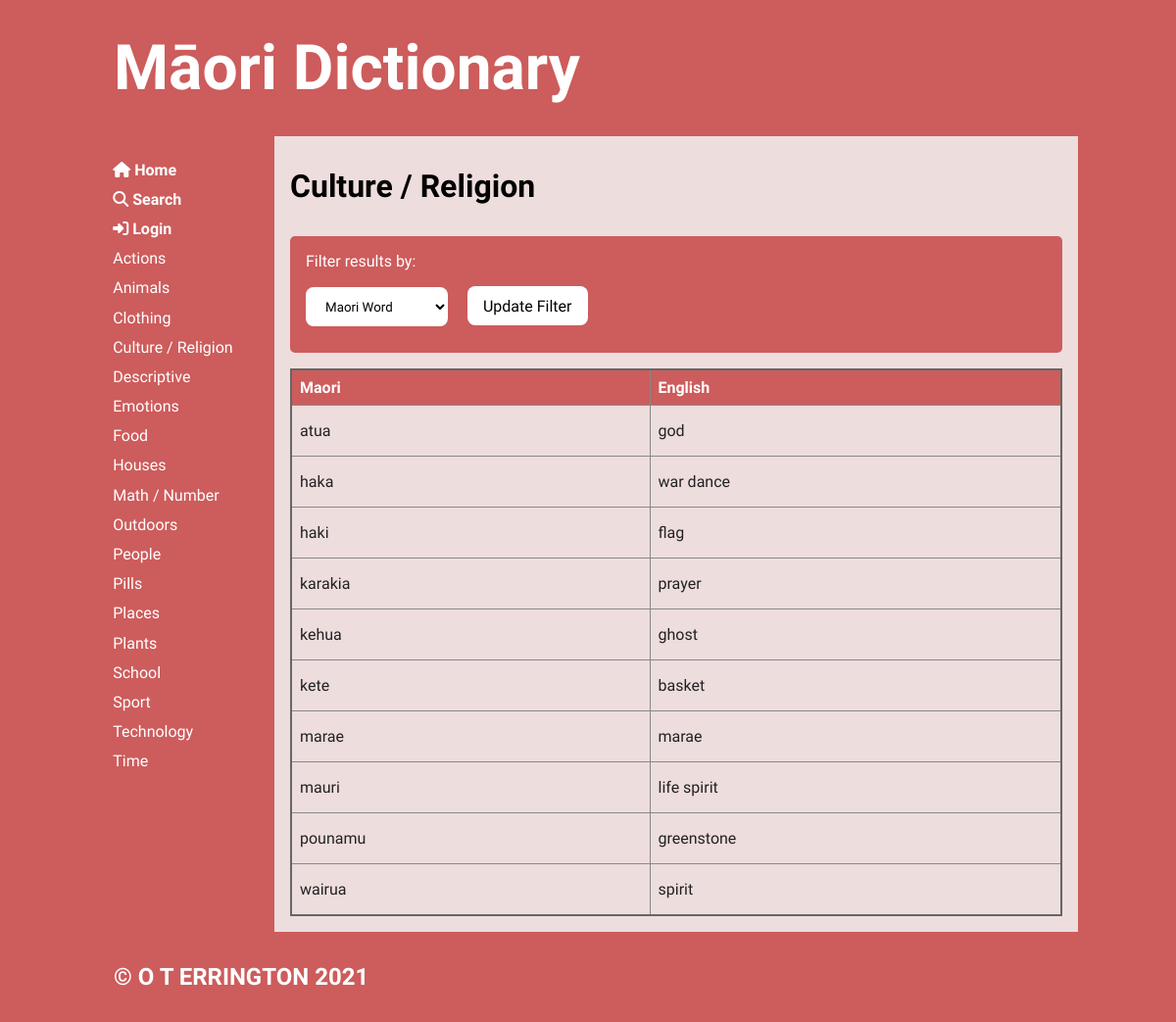
The page /category/4 on the database as committed earlier.
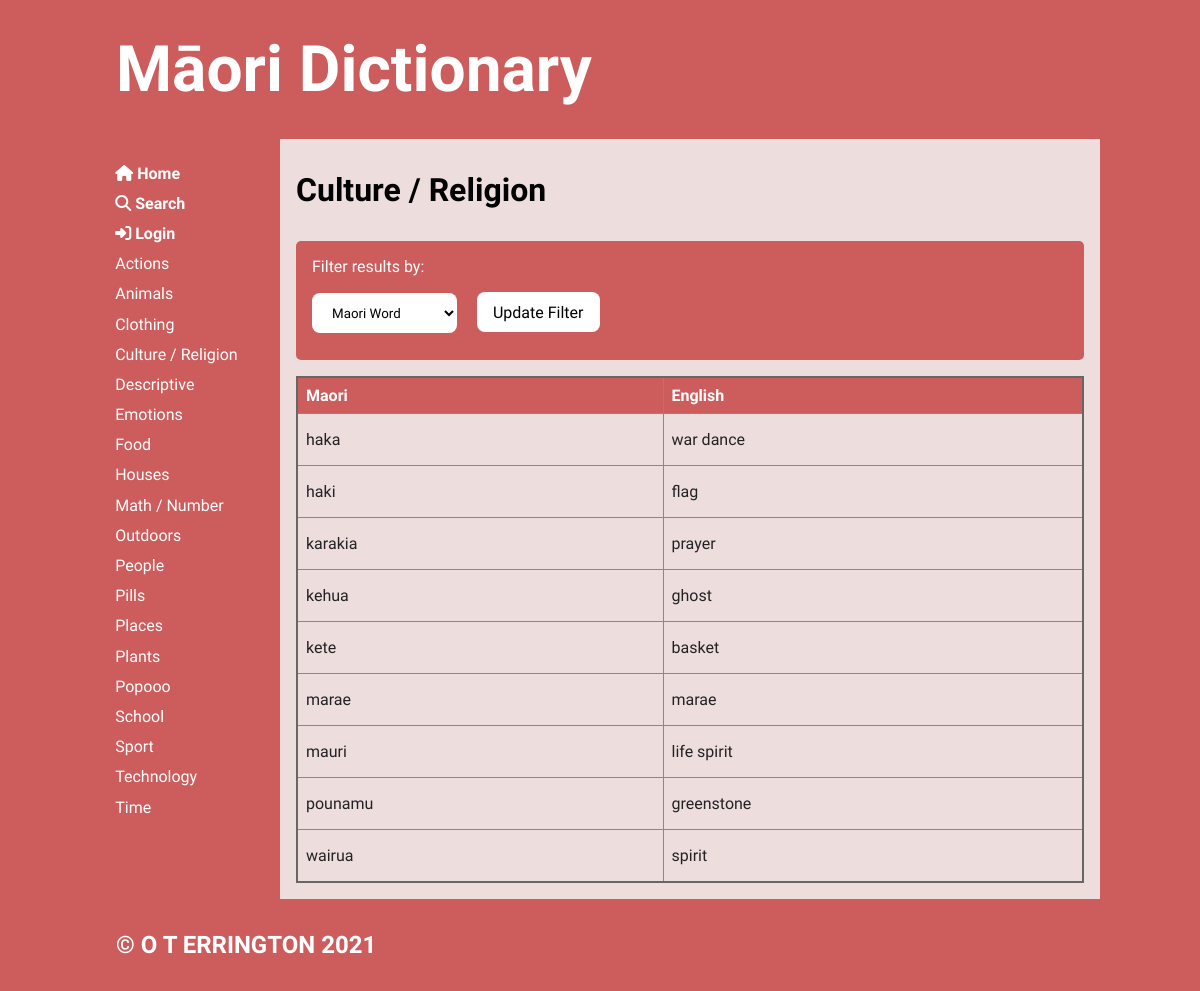
The same page on the database as committed later.
### tables this page shows
CREATE TABLE "categories"
(
	cat_id integer
		constraint Category_pk
			primary key autoincrement,
	category varchar(20)
);

CREATE TABLE "words"
(
	word_id integer
		constraint words_pk
			primary key autoincrement,
	maori varchar(20),
	english varchar(20),
	cat_id integer,
	definition varchar(100),
	word_level integer,
	user_id integer,
	image varchar(50),
	date_added varchar(10)
);

### app.py (the view)
@app.route('/category/<cat_id>', methods=["GET", "POST"])
def render_category(cat_id):
    search_filter = 'maori_filter'  # set default filter as maori filter
    if request.method == "POST":
        search_filter = request.form['search_filter']
    con = create_connection(DB_NAME)  # connect to db
    if search_filter == 'english_filter':
        query = """SELECT word_id, maori, english, cat_id, definition, word_level, user_id, image, date_added
                    FROM words WHERE cat_id=? ORDER BY english, maori ASC"""
    elif search_filter == 'word_level_filter':
        query = """SELECT word_id, maori, english, cat_id, definition, word_level, user_id, image, date_added
                    FROM words WHERE cat_id=? ORDER BY word_level, maori ASC"""
    elif search_filter == 'recent_filter':
        query = """SELECT word_id, maori, english, cat_id, definition, word_level, user_id, image, date_added
                    FROM words WHERE cat_id=? ORDER BY word_id DESC"""
    else:
        query = """SELECT word_id, maori, english, cat_id, definition, word_level, user_id, image, date_added
                    FROM words WHERE cat_id=? ORDER BY maori, english ASC"""
    cur = con.cursor()
    cur.execute(query, (cat_id,))  # execute query
    word_list = cur.fetchall()  # puts results into list
    query = """SELECT cat_id, category
            FROM categories WHERE cat_id=?"""
    cur = con.cursor()
    cur.execute(query, (cat_id,))  # execute query
    cat_name_list = cur.fetchall()  # puts results into list
    if len(cat_name_list) == 0:
        flash('Unknown Category')
        return redirect('/')
    con.close()
    return render_template('category.html', words=word_list, categories=get_categories(),
                           cat_name_list=cat_name_list, logged_in=is_logged_in(), search_filter=search_filter)

### app.py (called while the page is built)
def create_connection(db_file):
    try:
        connection = sqlite3.connect(db_file)
        return connection
    except Error as e:  # unless there's an error
        print(e)
    return None

def get_categories():
    con = create_connection(DB_NAME)
    query = """SELECT cat_id, category
            FROM categories
            ORDER BY category ASC"""
    cur = con.cursor()
    cur.execute(query)
    category_list = cur.fetchall()
    con.close()
    return category_list

def is_logged_in():
    if session.get("email") is None:
        print("not logged in")
        return False
    else:  # if email isn't empty then user must be logged in
        print("logged in")
        return True

### templates/category.html (shortened to what this page needs)
{% extends 'base.html' %}
{% block main %}
    <h2>{{ cat_name_list[0][1] }}</h2>
    {% if words|length == 0 %}
        <p class="error">No words in {{ cat_name_list[0][1] }} category</p>
    {% else %}
        <form method="post" class="filter">
            <div>
                <div><label for="search_filter">Filter results by:</label></div>
                <select name="search_filter" id="search_filter">
                    <option id="maori_filter" value="maori_filter">Maori Word</option>
                </select>
            <button type="submit">Update Filter</button>
            </div>
        </form>
        <table>
            <tr>
                <th>Maori</th>
                <th>English</th>
            </tr>
            {%  for word in words %}
                <tr id="category-highlight">
                    <td><a href="/word/{{ word[0] }}"><p>{{ word[1] }}</p></a></td>
                    <td><a href="/word/{{ word[0] }}"><p>{{ word[2] }}</p></a></td>
                </tr>
            {%  endfor %}
        </table>
    {% endif %}
{% endblock %}

### templates/base.html (shortened to what this page needs)
<!doctype html>
<html lang="en">
<head>
	<link href="{{ url_for('static', filename='css/style.css') }}" rel="stylesheet">
</head>
<body>
	<div id="container">
		<header>
			<a href="/"><h1>Māori Dictionary</h1></a>
		</header>
		<nav>
			<ul>
                <li>
                    <a href="/">
                        <i class="fas fa-home"></i><b> Home</b><br>
                    </a>
                    <a href="/search">
                        <i class="fas fa-search"></i><b> Search</b><br>
                    </a>
                    {% if logged_in %}
                        <a href="/logout"><i class="fas fa-sign-out-alt"></i><b> Log Out</b><br></a>
                    {%  else %}
                        <a href="/login"><i class="fas fa-sign-in-alt"></i><b> Login</b><br></a>
                    {%  endif %}
                    {% for category in categories %}
                        <a href="/category/{{ category[0] }}">
                            {{ category[1] }} <br/>
                        </a>
                    {% endfor %}
                    <br><br>
                </li>
			</ul>
		</nav>
		<main>
            {% block main%}{% endblock %}
        </main>
		<footer>
			<h3>
				&copy; O T ERRINGTON 2021
			</h3>
		</footer>
	</div>
</body>
</html>

### static/css/style.css (style rules this page uses)
* { font-family: 'KoHo', sans-serif; margin: 0; padding: 0; box-sizing: border-box; font-weight: 400; }
body { background-color: indianred; }
#container { display: grid; grid-template-columns: 75px auto; grid-template-areas: 'nav header' 'main main' 'footer footer'; }
header { grid-area: header; background-color: indianred; padding: 1rem; }
nav { grid-area: nav; }
main { grid-area: main; padding: 1rem; background-color: #edd; }
h1, h2, h3, h4 { padding: 1rem 0; font-weight: 700; font-size: 2rem; color: black; }
h1 { font-size: 4rem; color: white; }
h3 { font-size: 1.5rem; color: white; }
p { padding: 0.5rem 0; }
a { color: #222; text-decoration: none; }
button, .button { border: none; cursor: pointer; background-color: white; transition-duration: 0.2s; }
.dataform input, button { width: 100%; border: none; border-radius: 5px; padding: 0.5rem; margin: 12px 0 12px 0; font-size: 1rem; }
.filter { margin: 1rem 0; border: 0; padding: 1rem; background-color: indianred; border-radius: 5px; color: white; }
.filter select { margin-top: 1rem; padding: 0 1rem; border: none; background-color: white; color: black; border-radius: 0.5rem; width: auto; cursor: pointer; height: 2.5rem; }
.filter button { margin-top: 1rem; padding: 0 1rem; border: none; border-radius: 0.5rem; width: auto; height: 2.5rem; margin-left: 1rem; }
table { width: 100%; border: 2px solid #666; border-collapse: collapse; }
th, td { border: 1px solid #888; padding: 0.5rem; text-align: left; }
b { font-weight: 700; }
#category-highlight { transition-duration: 0.2s; }
th { background-color: indianred; color: #fff; font-weight: 700; }
footer { grid-area: footer; padding: 1rem; background-color: indianred; }
@media only screen and (min-width: 768px) { #container { grid-template-columns: 180px auto; grid-template-areas: 'header header' 'nav main' 'footer footer'; } }
@media only screen and (min-width: 768px) { nav { background-color: indianred; padding: 0 0.5rem; } }
@media only screen and (min-width: 768px) { nav ul { list-style: none; } }
@media only screen and (min-width: 768px) { nav a { display: block; color: #fff; text-decoration: none; padding: 0.35rem 0 0.35rem 0.45rem; } }
@media only screen and (min-width: 1000px) { #container { width: 1000px; margin: auto; } }

Rows that differ between the two databases and show on the page:
no longer on this page (row edited): words: maori "atua", english "god"
added categories: category "Popooo"
